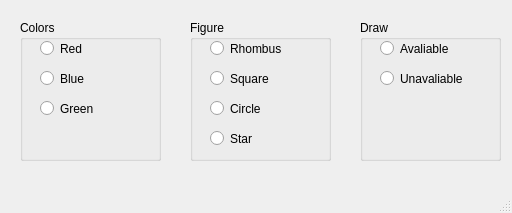
<?xml version="1.0" encoding="UTF-8"?>
<ui version="4.0">
 <class>MainWindow</class>
 <widget class="QMainWindow" name="MainWindow">
  <property name="geometry">
   <rect>
    <x>0</x>
    <y>0</y>
    <width>512</width>
    <height>213</height>
   </rect>
  </property>
  <property name="windowTitle">
   <string>MainWindow</string>
  </property>
  <widget class="QWidget" name="centralwidget">
   <widget class="QGroupBox" name="colorBox">
    <property name="geometry">
     <rect>
      <x>20</x>
      <y>20</y>
      <width>141</width>
      <height>141</height>
     </rect>
    </property>
    <property name="title">
     <string>Colors</string>
    </property>
    <widget class="QRadioButton" name="radioButton">
     <property name="geometry">
      <rect>
       <x>20</x>
       <y>20</y>
       <width>82</width>
       <height>17</height>
      </rect>
     </property>
     <property name="text">
      <string>Red</string>
     </property>
    </widget>
    <widget class="QRadioButton" name="radioButton_2">
     <property name="geometry">
      <rect>
       <x>20</x>
       <y>50</y>
       <width>82</width>
       <height>17</height>
      </rect>
     </property>
     <property name="text">
      <string>Blue</string>
     </property>
    </widget>
    <widget class="QRadioButton" name="radioButton_3">
     <property name="geometry">
      <rect>
       <x>20</x>
       <y>80</y>
       <width>82</width>
       <height>17</height>
      </rect>
     </property>
     <property name="text">
      <string>Green</string>
     </property>
    </widget>
   </widget>
   <widget class="QGroupBox" name="figureBox">
    <property name="geometry">
     <rect>
      <x>190</x>
      <y>20</y>
      <width>141</width>
      <height>141</height>
     </rect>
    </property>
    <property name="title">
     <string>Figure</string>
    </property>
    <widget class="QRadioButton" name="radioButton_4">
     <property name="geometry">
      <rect>
       <x>20</x>
       <y>20</y>
       <width>82</width>
       <height>17</height>
      </rect>
     </property>
     <property name="text">
      <string>Rhombus</string>
     </property>
    </widget>
    <widget class="QRadioButton" name="radioButton_5">
     <property name="geometry">
      <rect>
       <x>20</x>
       <y>50</y>
       <width>82</width>
       <height>17</height>
      </rect>
     </property>
     <property name="text">
      <string>Square</string>
     </property>
    </widget>
    <widget class="QRadioButton" name="radioButton_6">
     <property name="geometry">
      <rect>
       <x>20</x>
       <y>80</y>
       <width>82</width>
       <height>17</height>
      </rect>
     </property>
     <property name="text">
      <string>Circle</string>
     </property>
    </widget>
    <widget class="QRadioButton" name="radioButton_7">
     <property name="geometry">
      <rect>
       <x>20</x>
       <y>110</y>
       <width>82</width>
       <height>17</height>
      </rect>
     </property>
     <property name="text">
      <string>Star</string>
     </property>
    </widget>
   </widget>
   <widget class="QGroupBox" name="drawBox">
    <property name="geometry">
     <rect>
      <x>360</x>
      <y>20</y>
      <width>141</width>
      <height>141</height>
     </rect>
    </property>
    <property name="title">
     <string>Draw</string>
    </property>
    <widget class="QRadioButton" name="radioButton_8">
     <property name="geometry">
      <rect>
       <x>20</x>
       <y>20</y>
       <width>82</width>
       <height>17</height>
      </rect>
     </property>
     <property name="text">
      <string>Avaliable</string>
     </property>
    </widget>
    <widget class="QRadioButton" name="radioButton_9">
     <property name="geometry">
      <rect>
       <x>20</x>
       <y>50</y>
       <width>82</width>
       <height>17</height>
      </rect>
     </property>
     <property name="text">
      <string>Unavaliable</string>
     </property>
    </widget>
   </widget>
  </widget>
  <widget class="QMenuBar" name="menubar">
   <property name="geometry">
    <rect>
     <x>0</x>
     <y>0</y>
     <width>512</width>
     <height>21</height>
    </rect>
   </property>
  </widget>
  <widget class="QStatusBar" name="statusbar"/>
 </widget>
 <resources/>
 <connections/>
</ui>
